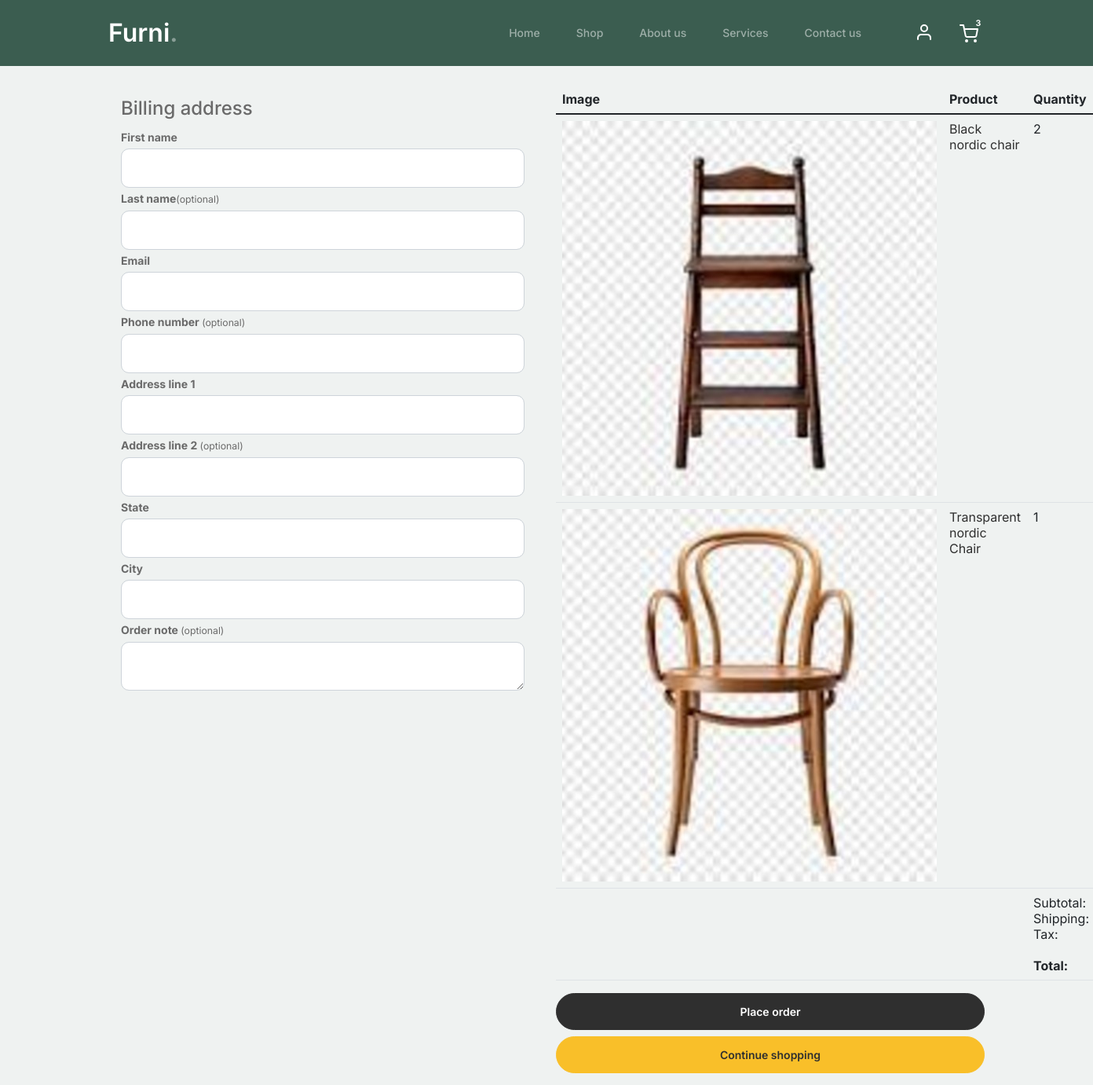
Page /cart/checkout/ (signed in, upper part) on the earlier database version.
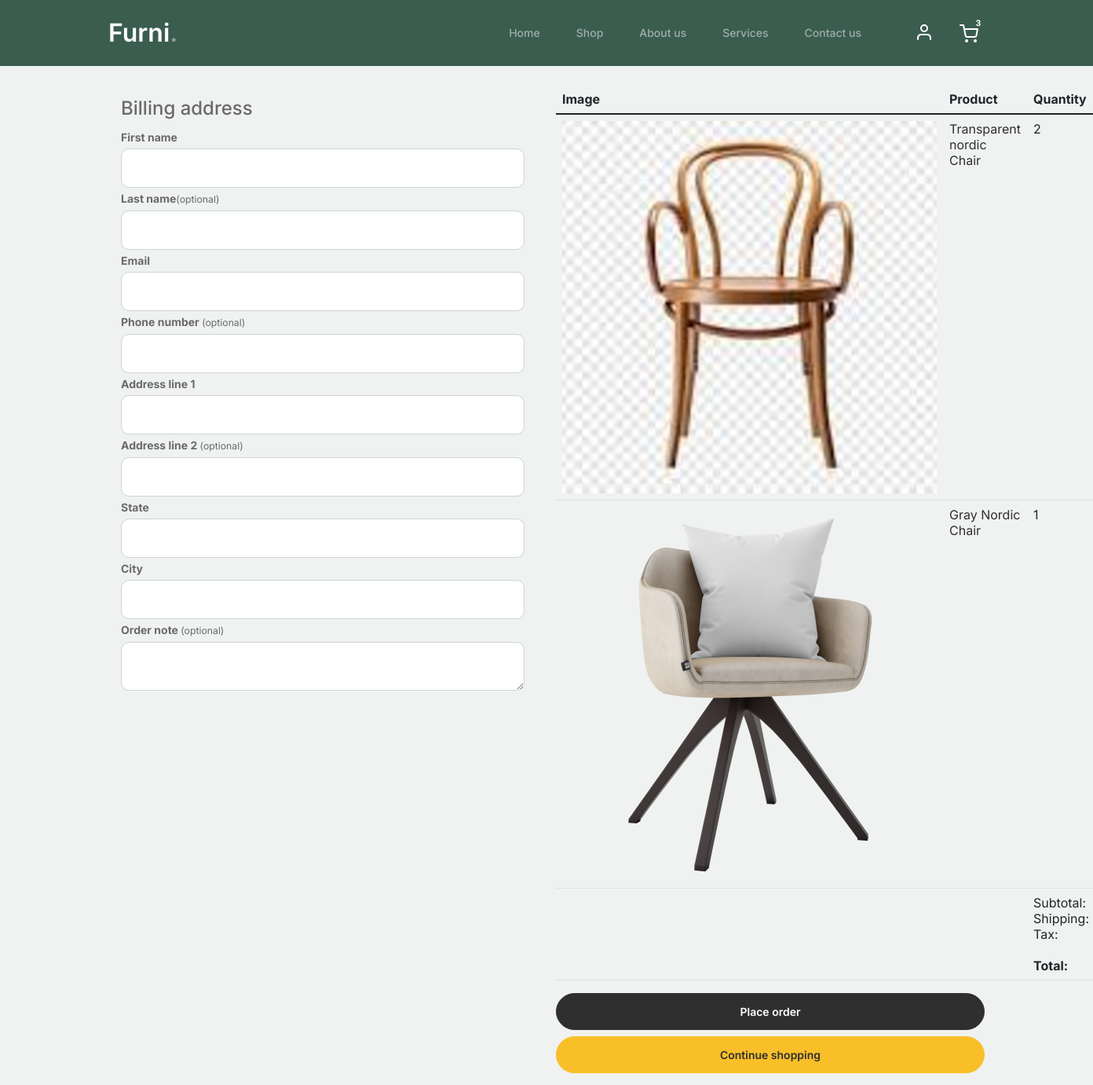
Same page on the later database version.
### cart/models.py (models this page shows, shortened)
class CartItem(models.Model):
    user = models.ForeignKey(Account, on_delete=models.CASCADE, null=True)
    product = models.ForeignKey(Product, on_delete=models.CASCADE)
    cart = models.ForeignKey(Cart, on_delete=models.CASCADE, null=True)
    quantity = models.IntegerField()
    is_active = models.BooleanField(default=True)
    def subtotal(self):
        return self.product.price * self.quantity

### shop/models.py (models this page shows, shortened)
class Product(models.Model):
    product_name    = models.CharField(max_length=200, unique=True)
    category        = models.ForeignKey(Category, on_delete=models.CASCADE)
    slug            = models.SlugField(max_length=200, unique=True)
    description     = models.TextField(max_length=500, blank=True)
    price           = models.IntegerField()
    images          = models.ImageField(upload_to='photos/products')
    stock           = models.IntegerField()
    is_available    = models.BooleanField(default=True)
    created_date    = models.DateTimeField(auto_now_add=True)
    modified_date   = models.DateTimeField(auto_now=True)
    def get_url(self):
        return reverse('product_detail', args=[self.category.slug, self.slug])

### cart/views.py (the view)
# urls.py: path("checkout/", views.checkout, name="checkout")
def checkout(request, total=0, quantity=0, cart_items=None):
    tax, grand_total = 0, 0
    try:
        if request.user.is_authenticated:
            cart_items = CartItem.objects.filter(user=request.user, is_active=True)
        else:
            cart = Cart.objects.get(cart_id=_cart_id(request))
            cart_items = CartItem.objects.filter(cart=cart, is_active=True)
        for cart_item in cart_items:
            total += (cart_item.product.price * cart_item.quantity)
            quantity += cart_item.quantity
        shipping_handling = 10.0
        tax = (2 * total)/100
        grand_total = tax + total + shipping_handling
        context = {
        'total': total,
        "quantity": quantity,
        'cart_items': cart_items,
        'tax': tax,
        'grand_total': grand_total,
        'shipping_handling': shipping_handling
        }
        return render(request, "shop/checkout.html", context)
    except ObjectDoesNotExist:
        pass

### accounts/models.py (called while the page is built)
    @property
    def is_authenticated(self):
        return True

### cart/context_processor.py (called while the page is built)
def counter(request):
    cart_count = 0
    if 'admin' in request.path:
        return {}
    else:
        try:
            cart = Cart.objects.filter(cart_id=_cart_id(request))
            if request.user.is_authenticated:
                cart_items = CartItem.objects.all().filter(user=request.user)
            else:
                cart_items = CartItem.objects.all().filter(cart=cart[:1])
            for cart_item in cart_items:
                cart_count += cart_item.quantity
        except Cart.DoesNotExist:
            cart_count = 0
    if cart_count > 9:
        cart_count = '9+'
    return dict(cart_count=cart_count)

### cart/views.py (called while the page is built)
def _cart_id(request):
    cart = request.session.session_key
    if not cart:
        cart = request.session.create()
    return cart

### templates/shop/checkout.html (shortened to what the changed rows need)
{% extends 'base.html' %}
{% load static %}
{% block content %}
<div class="container">
    <form method="post" action="{% url 'place_order' %}">
        <div class="row my-4">
            <div class="col-lg-6">
                <table class="table table-border-less table-shopping-cart">
                    <thead>
                        <tr>
                            <th scope="col">Image</th>
                            <th scope="col">Product</th>
                            <th scope="col">Quantity</th>
                        </tr>
                    </thead>
                    <tbody>
                        {% for cart_item in cart_items %}
                        <tr>
                            <td>
                                <a href="{{ cart_item.product.get_url }}"><img src="{{ cart_item.product.images.url }}" alt="Image" class="img-sm"></a>
                            </td>
                            <td class="product-name">
                                <p class="text-black"><a href="{{ cart_item.product.get_url }}" style="text-decoration: none;">{{cart_item.product.product_name}}</a></p>
                            </td>
                            <td>
                                <div class="input-group mb-3 d-flex align-items-center quantity-container" style="max-width: 120px;">
                                    {{ cart_item.quantity }}
                                </div>
                            </td>
                        </tr>
                        {% endfor %}
                    </tbody>
                </table>
            </div>
        </div>
    </form>
</div>
{% endblock %}

Differences in the rows shown:
removed CartItem: product.images (picture), product.product_name "Black nordic chair", quantity "2"
changed CartItem "Transparent nordic Chair": quantity "1" → "2"
added CartItem: product.images (picture), product.product_name "Gray Nordic Chair", quantity "1"
